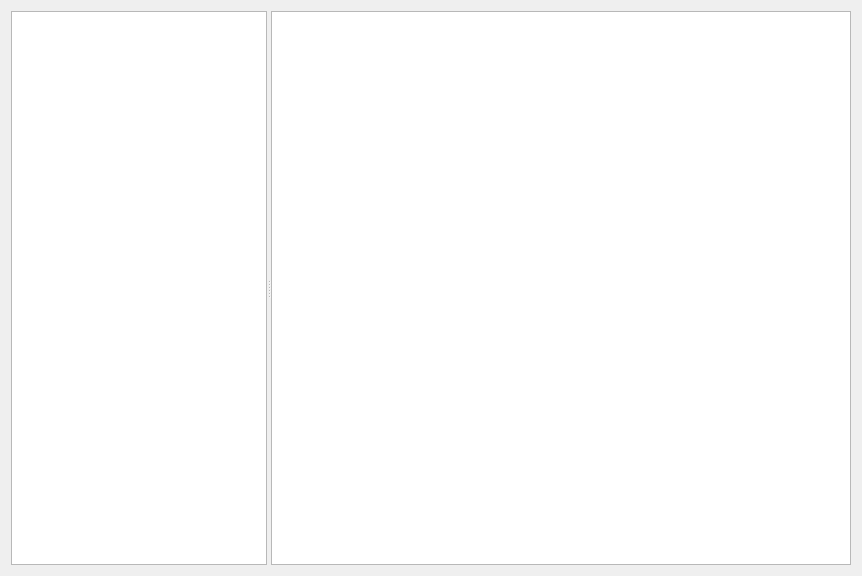
<?xml version="1.0" encoding="UTF-8"?>
<ui version="4.0">
 <class>HelpDialog</class>
 <widget class="QDialog" name="HelpDialog">
  <property name="windowModality">
   <enum>Qt::NonModal</enum>
  </property>
  <property name="geometry">
   <rect>
    <x>0</x>
    <y>0</y>
    <width>862</width>
    <height>576</height>
   </rect>
  </property>
  <property name="windowTitle">
   <string>Dialog</string>
  </property>
  <layout class="QVBoxLayout" name="verticalLayout">
   <item>
    <widget class="QSplitter" name="splitter">
     <property name="sizePolicy">
      <sizepolicy hsizetype="Expanding" vsizetype="Preferred">
       <horstretch>0</horstretch>
       <verstretch>0</verstretch>
      </sizepolicy>
     </property>
     <property name="orientation">
      <enum>Qt::Horizontal</enum>
     </property>
     <property name="opaqueResize">
      <bool>true</bool>
     </property>
     <property name="childrenCollapsible">
      <bool>false</bool>
     </property>
     <widget class="QTreeWidget" name="treeWidget">
      <property name="sizePolicy">
       <sizepolicy hsizetype="Expanding" vsizetype="Expanding">
        <horstretch>0</horstretch>
        <verstretch>0</verstretch>
       </sizepolicy>
      </property>
      <property name="minimumSize">
       <size>
        <width>0</width>
        <height>0</height>
       </size>
      </property>
      <property name="maximumSize">
       <size>
        <width>16777215</width>
        <height>16777215</height>
       </size>
      </property>
      <property name="baseSize">
       <size>
        <width>0</width>
        <height>0</height>
       </size>
      </property>
      <attribute name="headerVisible">
       <bool>false</bool>
      </attribute>
      <column>
       <property name="text">
        <string notr="true">1</string>
       </property>
      </column>
     </widget>
     <widget class="HelpBrowser" name="helpBrowser">
      <property name="sizePolicy">
       <sizepolicy hsizetype="Expanding" vsizetype="Expanding">
        <horstretch>250</horstretch>
        <verstretch>0</verstretch>
       </sizepolicy>
      </property>
     </widget>
    </widget>
   </item>
  </layout>
 </widget>
 <customwidgets>
  <customwidget>
   <class>HelpBrowser</class>
   <extends>QTextEdit</extends>
   <header>helpbrowser.h</header>
  </customwidget>
 </customwidgets>
 <resources/>
 <connections/>
</ui>
